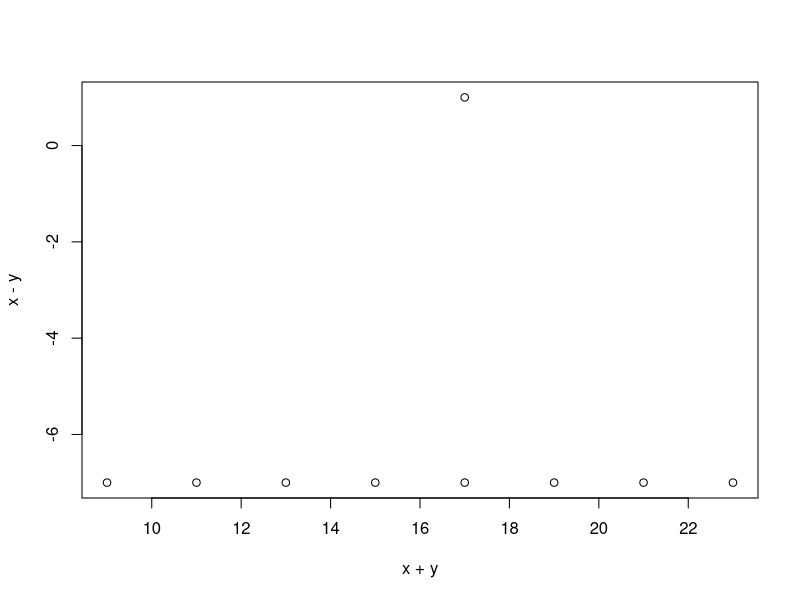

The R source for this figure: (Note: this script raises an error after producing the figure.)
#______If__________
x<-c(10,20,6,40)#Se declara un vector de valores
if(all(x>5)){#condicional
  #Lan funcion print, imprime los oarametros indicados 
  print("All numbers are Positives and greater than 5")
  x
}else{
  print("All numbers aren't positives less 5")
}
all(x)
any(x)
all(!x)
any(!x)
#Asignacion de caracteres a un arreglo
library(dslabs) #IMporata la libreria dslabs
new_names<-nchar(murders$state)#asigna los valores de la condicion a la variable nwe_labs
ifelse(new_names>8,murders$abb,murders$state)
#si los valores (nombres) almacenados en new_names son mayores a 8 
#se escribe las siglas de los mismos, siempre y cuando ene ese estado de haya 
#cometido algun asecinato

#_________INtroduccion  a las funciones______
sum_n<- function(x){#Funcion que recibe un  parametro de cualquier tipo
  s<- sum(x)# en la variable x de almacenara la suma de los valores que la variable x le proporcione
  s#Abreviacion del metodo presentar
}
x<-1:5000#Variable a al cual se le asignaran los nuemros continuos del 1 al  5000 de forma secuancial
sum_n(x)#Se llama a la funcion definida al inicio 
#_____________Funcion de graficar___________
grafi<- function(x,y){
  plot(x+y,x-y)#Funcion para graficar
}
grafi(1:9,8:15)# se signa los valores de las variables
#Other function
#Sumar los valores porcentuales de un arreglo cuyos valores de asignaran como varaibles 
com_sum<-function(n){
  x<-1:n
  sum(x/100)
}
n<-1:n
s_n <- vector("numeric",n)
for(i in n){
  s_n[i]<-com_sum(i)
  s_n
}
com_sum
